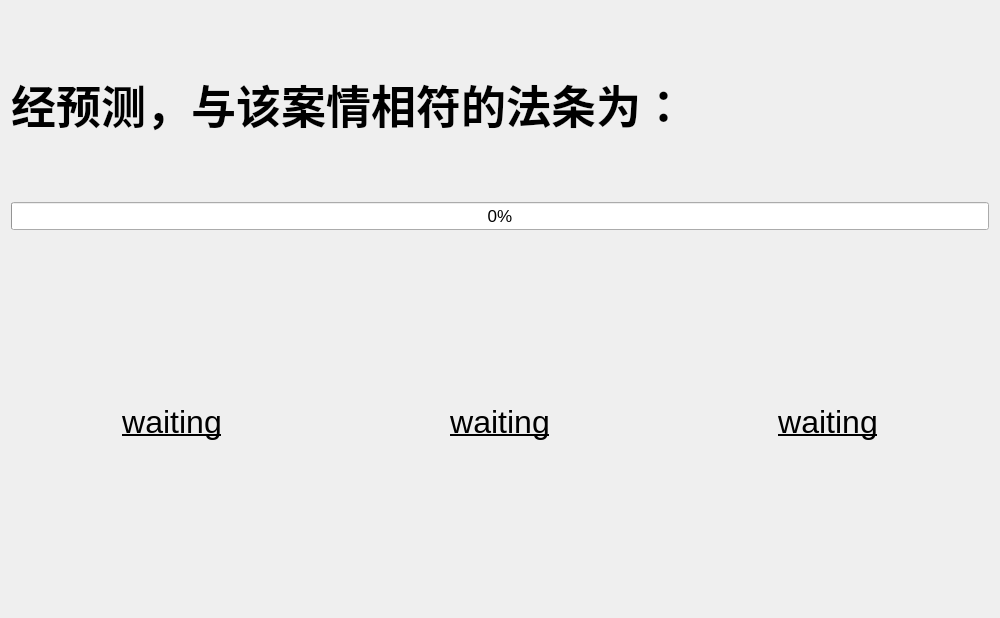
<?xml version="1.0" encoding="UTF-8"?>
<ui version="4.0">
 <class>formResult</class>
 <widget class="QWidget" name="formResult">
  <property name="windowModality">
   <enum>Qt::NonModal</enum>
  </property>
  <property name="enabled">
   <bool>true</bool>
  </property>
  <property name="geometry">
   <rect>
    <x>0</x>
    <y>0</y>
    <width>1000</width>
    <height>618</height>
   </rect>
  </property>
  <property name="sizePolicy">
   <sizepolicy hsizetype="Expanding" vsizetype="Expanding">
    <horstretch>0</horstretch>
    <verstretch>0</verstretch>
   </sizepolicy>
  </property>
  <property name="font">
   <font>
    <pointsize>13</pointsize>
   </font>
  </property>
  <property name="contextMenuPolicy">
   <enum>Qt::NoContextMenu</enum>
  </property>
  <property name="windowTitle">
   <string>神经网络预测结果</string>
  </property>
  <layout class="QHBoxLayout" name="horizontalLayout_2">
   <item>
    <layout class="QVBoxLayout" name="verticalLayout" stretch="1,1,2">
     <item>
      <widget class="QLabel" name="label_text">
       <property name="font">
        <font>
         <pointsize>34</pointsize>
         <weight>75</weight>
         <bold>true</bold>
        </font>
       </property>
       <property name="text">
        <string>经预测，与该案情相符的法条为：</string>
       </property>
       <property name="textFormat">
        <enum>Qt::PlainText</enum>
       </property>
       <property name="wordWrap">
        <bool>true</bool>
       </property>
      </widget>
     </item>
     <item>
      <widget class="QProgressBar" name="progress_predict">
       <property name="value">
        <number>0</number>
       </property>
      </widget>
     </item>
     <item>
      <layout class="QHBoxLayout" name="horizontalLayout" stretch="0,0,0">
       <item>
        <widget class="QPushButton" name="button_law1">
         <property name="sizePolicy">
          <sizepolicy hsizetype="Expanding" vsizetype="Expanding">
           <horstretch>0</horstretch>
           <verstretch>0</verstretch>
          </sizepolicy>
         </property>
         <property name="font">
          <font>
           <pointsize>24</pointsize>
           <underline>true</underline>
          </font>
         </property>
         <property name="text">
          <string>waiting</string>
         </property>
         <property name="flat">
          <bool>true</bool>
         </property>
        </widget>
       </item>
       <item>
        <widget class="QPushButton" name="button_law2">
         <property name="sizePolicy">
          <sizepolicy hsizetype="Expanding" vsizetype="Expanding">
           <horstretch>0</horstretch>
           <verstretch>0</verstretch>
          </sizepolicy>
         </property>
         <property name="font">
          <font>
           <pointsize>24</pointsize>
           <underline>true</underline>
          </font>
         </property>
         <property name="text">
          <string>waiting</string>
         </property>
         <property name="flat">
          <bool>true</bool>
         </property>
        </widget>
       </item>
       <item>
        <widget class="QPushButton" name="button_law3">
         <property name="sizePolicy">
          <sizepolicy hsizetype="Expanding" vsizetype="Expanding">
           <horstretch>0</horstretch>
           <verstretch>0</verstretch>
          </sizepolicy>
         </property>
         <property name="font">
          <font>
           <pointsize>24</pointsize>
           <underline>true</underline>
          </font>
         </property>
         <property name="text">
          <string>waiting</string>
         </property>
         <property name="autoDefault">
          <bool>false</bool>
         </property>
         <property name="flat">
          <bool>true</bool>
         </property>
        </widget>
       </item>
      </layout>
     </item>
    </layout>
   </item>
  </layout>
 </widget>
 <resources/>
 <connections/>
</ui>
